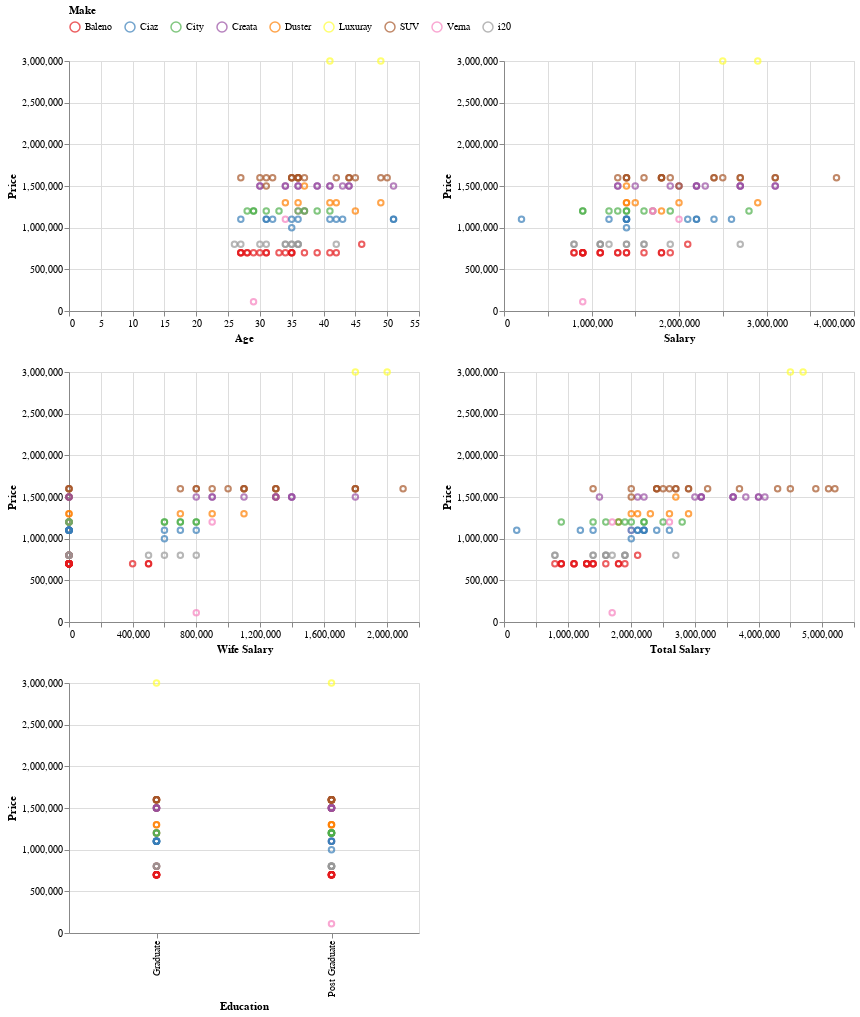

Source (notebook cell):
### Code cell
x1 = alt.X('Age', title='Age')
x2 = alt.X('Salary', title='Salary')
x3 = alt.X('Wife Salary', title='Wife Salary')
x4 = alt.X('Total Salary', title='Total Salary')
x5 = alt.X('Education', title='Education')

# layout for subplots
(base.encode(x=x1) | base.encode(x=x2)) &\
(base.encode(x=x3) | base.encode(x=x4)) &\
(base.encode(x=x5))

### Figure 1 — Vega-Lite specification as saved in the notebook (floating-point values rounded to 4 significant figures)
{"config": {"view": {"continuousWidth": 400, "continuousHeight": 300}}, "vconcat": [{"hconcat": [{"mark": "point", "encoding": {"color": {"condition": {"field": "Make", "legend": {"orient": "top"}, "scale": {"scheme": "set1"}, "type": "nominal", "selection": "selector002"}, "value": "black"}, "tooltip": {"field": "Make", "type": "nominal"}, "x": {"field": "Age", "title": "Age", "type": "quantitative"}, "y": {"field": "Price", "title": "Price", "type": "quantitative"}}, "height": 250, "selection": {"selector002": {"type": "interval", "resolve": "global"}}, "width": 350}, {"mark": "point", "encoding": {"color": {"condition": {"field": "Make", "legend": {"orient": "top"}, "scale": {"scheme": "set1"}, "type": "nominal", "selection": "selector002"}, "value": "black"}, "tooltip": {"field": "Make", "type": "nominal"}, "x": {"field": "Salary", "title": "Salary", "type": "quantitative"}, "y": {"field": "Price", "title": "Price", "type": "quantitative"}}, "height": 250, "selection": {"selector002": {"type": "interval", "resolve": "global"}}, "width": 350}]}, {"hconcat": [{"mark": "point", "encoding": {"color": {"condition": {"field": "Make", "legend": {"orient": "top"}, "scale": {"scheme": "set1"}, "type": "nominal", "selection": "selector002"}, "value": "black"}, "tooltip": {"field": "Make", "type": "nominal"}, "x": {"field": "Wife Salary", "title": "Wife Salary", "type": "quantitative"}, "y": {"field": "Price", "title": "Price", "type": "quantitative"}}, "height": 250, "selection": {"selector002": {"type": "interval", "resolve": "global"}}, "width": 350}, {"mark": "point", "encoding": {"color": {"condition": {"field": "Make", "legend": {"orient": "top"}, "scale": {"scheme": "set1"}, "type": "nominal", "selection": "selector002"}, "value": "black"}, "tooltip": {"field": "Make", "type": "nominal"}, "x": {"field": "Total Salary", "title": "Total Salary", "type": "quantitative"}, "y": {"field": "Price", "title": "Price", "type": "quantitative"}}, "height": 250, "selection": {"selector002": {"type": "interval", "resolve": "global"}}, "width": 350}]}, {"mark": "point", "encoding": {"color": {"condition": {"field": "Make", "legend": {"orient": "top"}, "scale": {"scheme": "set1"}, "type": "nominal", "selection": "selector002"}, "value": "black"}, "tooltip": {"field": "Make", "type": "nominal"}, "x": {"field": "Education", "title": "Education", "type": "nominal"}, "y": {"field": "Price", "title": "Price", "type": "quantitative"}}, "height": 250, "selection": {"selector002": {"type": "interval", "resolve": "global"}}, "width": 350}], "data": {"name": "data-0f4fa1c2da9eaa6db786f578a4d00b9c"}, "$schema": "https://vega.github.io/schema/vega-lite/v4.17.0.json", "datasets": {"data-0f4fa1c2da9eaa6db786f578a4d00b9c": [{"Age": 27, "Profession": "Salaried", "Marrital Status": "Single", "Education": "Post Graduate", "No of Dependents": 0, "Personal loan": "Yes", "House Loan": "No", "Wife Working": "No", "Salary": 800000, "Wife Salary": 0, "Total Salary": 800000, "Make": "i20", "Price": 800000}, {"Age": 35, "Profession": "Salaried", "Marrital Status": "Married", "Education": "Post Graduate", "No of Dependents": 2, "Personal loan": "Yes", "House Loan": "Yes", "Wife Working": "Yes", "Salary": 1400000, "Wife Salary": 600000, "Total Salary": 2000000, "Make": "Ciaz", "Price": 1000000}, {"Age": 45, "Profession": "Business", "Marrital Status": "Married", "Education": "Graduate", "No of Dependents": 4, "Personal loan": "Yes", "House Loan": "Yes", "Wife Working": "No", "Salary": 1800000, "Wife Salary": 0, "Total Salary": 1800000, "Make": "Duster", "Price": 1200000}, {"Age": 41, "Profession": "Business", "Marrital Status": "Married", "Education": "Post Graduate", "No of Dependents": 3, "Personal loan": "No", "House Loan": "No", "Wife Working": "Yes", "Salary": 1600000, "Wife Salary": 600000, "Total Salary": 2200000, "Make": "City", "Price": 1200000}, {"Age": 31, "Profession": "Salaried", "Marrital Status": "Married", "Education": "Post Graduate", "No of Dependents": 2, "Personal loan": "Yes", "House Loan": "No", "Wife Working": "Yes", "Salary": 1800000, "Wife Salary": 800000, "Total Salary": 2600000, "Make": "SUV", "Price": 1600000}, {"Age": 28, "Profession": "Salaried", "Marrital Status": "Married", "Education": "Graduate", "No of Dependents": 3, "Personal loan": "Yes", "House Loan": "Yes", "Wife Working": "No", "Salary": 900000, "Wife Salary": 0, "Total Salary": 900000, "Make": "Baleno", "Price": 700000}, {"Age": 31, "Profession": "Salaried", "Marrital Status": "Married", "Education": "Graduate", "No of Dependents": 4, "Personal loan": "No", "House Loan": "No", "Wife Working": "Yes", "Salary": 1200000, "Wife Salary": 600000, "Total Salary": 1800000, "Make": "City", "Price": 1200000}, {"Age": 33, "Profession": "Business", "Marrital Status": "Married", "Education": "Post Graduate", "No of Dependents": 4, "Personal loan": "No", "House Loan": "No", "Wife Working": "No", "Salary": 1400000, "Wife Salary": 0, "Total Salary": 1400000, "Make": "Baleno", "Price": 700000}, {"Age": 34, "Profession": "Business", "Marrital Status": "Married", "Education": "Post Graduate", "No of Dependents": 4, "Personal loan": "No", "House Loan": "No", "Wife Working": "No", "Salary": 2000000, "Wife Salary": 0, "Total Salary": 2000000, "Make": "Verna", "Price": 1100000}, {"Age": 34, "Profession": "Salaried", "Marrital Status": "Married", "Education": "Graduate", "No of Dependents": 3, "Personal loan": "Yes", "House Loan": "Yes", "Wife Working": "Yes", "Salary": 1200000, "Wife Salary": 700000, "Total Salary": 1900000, "Make": "i20", "Price": 800000}, {"Age": 35, "Profession": "Salaried", "Marrital Status": "Married", "Education": "Post Graduate", "No of Dependents": 4, "Personal loan": "No", "House Loan": "No", "Wife Working": "Yes", "Salary": 1300000, "Wife Salary": 700000, "Total Salary": 2000000, "Make": "SUV", "Price": 1600000}, {"Age": 35, "Profession": "Salaried", "Marrital Status": "Married", "Education": "Graduate", "No of Dependents": 4, "Personal loan": "Yes", "House Loan": "Yes", "Wife Working": "No", "Salary": 1400000, "Wife Salary": 0, "Total Salary": 1400000, "Make": "Baleno", "Price": 700000}, {"Age": 29, "Profession": "Salaried", "Marrital Status": "Married", "Education": "Post Graduate", "No of Dependents": 0, "Personal loan": "No", "House Loan": "No", "Wife Working": "Yes", "Salary": 900000, "Wife Salary": 800000, "Total Salary": 1700000, "Make": "Verna", "Price": 110000}, {"Age": 30, "Profession": "Business", "Marrital Status": "Single", "Education": "Post Graduate", "No of Dependents": 2, "Personal loan": "Yes", "House Loan": "No", "Wife Working": "No", "Salary": 1400000, "Wife Salary": 0, "Total Salary": 1400000, "Make": "i20", "Price": 800000}, {"Age": 31, "Profession": "Business", "Marrital Status": "Married", "Education": "Graduate", "No of Dependents": 3, "Personal loan": "Yes", "House Loan": "Yes", "Wife Working": "Yes", "Salary": 900000, "Wife Salary": 400000, "Total Salary": 1300000, "Make": "Baleno", "Price": 700000}, {"Age": 49, "Profession": "Salaried", "Marrital Status": "Married", "Education": "Post Graduate", "No of Dependents": 4, "Personal loan": "No", "House Loan": "No", "Wife Working": "Yes", "Salary": 2500000, "Wife Salary": 2000000, "Total Salary": 4500000, "Make": "Luxuray", "Price": 3000000}, {"Age": 26, "Profession": "Salaried", "Marrital Status": "Single", "Education": "Post Graduate", "No of Dependents": 0, "Personal loan": "No", "House Loan": "No", "Wife Working": "No", "Salary": 800000, "Wife Salary": 0, "Total Salary": 800000, "Make": "i20", "Price": 800000}, {"Age": 27, "Profession": "Salaried", "Marrital Status": "Single", "Education": "Graduate", "No of Dependents": 0, "Personal loan": "Yes", "House Loan": "No", "Wife Working": "Yes", "Salary": 800000, "Wife Salary": 0, "Total Salary": 800000, "Make": "Baleno", "Price": 700000}, {"Age": 29, "Profession": "Salaried", "Marrital Status": "Single", "Education": "Post Graduate", "No of Dependents": 2, "Personal loan": "No", "House Loan": "No", "Wife Working": "No", "Salary": 900000, "Wife Salary": 0, "Total Salary": 900000, "Make": "City", "Price": 1200000}, {"Age": 30, "Profession": "Salaried", "Marrital Status": "Married", "Education": "Graduate", "No of Dependents": 0, "Personal loan": "No", "House Loan": "No", "Wife Working": "Yes", "Salary": 800000, "Wife Salary": 500000, "Total Salary": 1300000, "Make": "Baleno", "Price": 700000}, {"Age": 37, "Profession": "Salaried", "Marrital Status": "Married", "Education": "Post Graduate", "No of Dependents": 3, "Personal loan": "No", "House Loan": "Yes", "Wife Working": "Yes", "Salary": 1700000, "Wife Salary": 800000, "Total Salary": 2500000, "Make": "City", "Price": 1200000}, {"Age": 35, "Profession": "Business", "Marrital Status": "Married", "Education": "Graduate", "No of Dependents": 3, "Personal loan": "No", "House Loan": "Yes", "Wife Working": "Yes", "Salary": 1100000, "Wife Salary": 800000, "Total Salary": 1900000, "Make": "i20", "Price": 800000}, {"Age": 36, "Profession": "Business", "Marrital Status": "Married", "Education": "Graduate", "No of Dependents": 3, "Personal loan": "No", "House Loan": "No", "Wife Working": "Yes", "Salary": 1400000, "Wife Salary": 1000000, "Total Salary": 2400000, "Make": "SUV", "Price": 1600000}, {"Age": 35, "Profession": "Business", "Marrital Status": "Married", "Education": "Post Graduate", "No of Dependents": 4, "Personal loan": "No", "House Loan": "No", "Wife Working": "Yes", "Salary": 900000, "Wife Salary": 500000, "Total Salary": 1400000, "Make": "Baleno", "Price": 700000}, {"Age": 35, "Profession": "Salaried", "Marrital Status": "Married", "Education": "Graduate", "No of Dependents": 3, "Personal loan": "Yes", "House Loan": "No", "Wife Working": "Yes", "Salary": 1400000, "Wife Salary": 600000, "Total Salary": 2000000, "Make": "Ciaz", "Price": 1100000}, {"Age": 35, "Profession": "Salaried", "Marrital Status": "Married", "Education": "Graduate", "No of Dependents": 2, "Personal loan": "No", "House Loan": "No", "Wife Working": "Yes", "Salary": 1800000, "Wife Salary": 1100000, "Total Salary": 2900000, "Make": "SUV", "Price": 1600000}, {"Age": 35, "Profession": "Salaried", "Marrital Status": "Married", "Education": "Post Graduate", "No of Dependents": 4, "Personal loan": "Yes", "House Loan": "Yes", "Wife Working": "No", "Salary": 1300000, "Wife Salary": 0, "Total Salary": 1300000, "Make": "Baleno", "Price": 700000}, {"Age": 36, "Profession": "Business", "Marrital Status": "Married", "Education": "Graduate", "No of Dependents": 3, "Personal loan": "No", "House Loan": "No", "Wife Working": "No", "Salary": 1600000, "Wife Salary": 0, "Total Salary": 1600000, "Make": "i20", "Price": 800000}, {"Age": 36, "Profession": "Salaried", "Marrital Status": "Married", "Education": "Post Graduate", "No of Dependents": 3, "Personal loan": "Yes", "House Loan": "Yes", "Wife Working": "Yes", "Salary": 1700000, "Wife Salary": 900000, "Total Salary": 2600000, "Make": "Verna", "Price": 1200000}, {"Age": 36, "Profession": "Salaried", "Marrital Status": "Married", "Education": "Post Graduate", "No of Dependents": 2, "Personal loan": "No", "House Loan": "No", "Wife Working": "Yes", "Salary": 1800000, "Wife Salary": 900000, "Total Salary": 2700000, "Make": "SUV", "Price": 1600000}, {"Age": 41, "Profession": "Business", "Marrital Status": "Married", "Education": "Graduate", "No of Dependents": 3, "Personal loan": "No", "House Loan": "No", "Wife Working": "No", "Salary": 1100000, "Wife Salary": 0, "Total Salary": 1100000, "Make": "Baleno", "Price": 700000}, {"Age": 41, "Profession": "Salaried", "Marrital Status": "Married", "Education": "Graduate", "No of Dependents": 3, "Personal loan": "No", "House Loan": "No", "Wife Working": "Yes", "Salary": 1400000, "Wife Salary": 700000, "Total Salary": 2100000, "Make": "Duster", "Price": 1300000}, {"Age": 41, "Profession": "Salaried", "Marrital Status": "Married", "Education": "Post Graduate", "No of Dependents": 4, "Personal loan": "No", "House Loan": "Yes", "Wife Working": "Yes", "Salary": 1900000, "Wife Salary": 1100000, "Total Salary": 3000000, "Make": "Creata", "Price": 1500000}, {"Age": 43, "Profession": "Business", "Marrital Status": "Married", "Education": "Graduate", "No of Dependents": 3, "Personal loan": "No", "House Loan": "No", "Wife Working": "Yes", "Salary": 1300000, "Wife Salary": 900000, "Total Salary": 2200000, "Make": "Creata", "Price": 1500000}, {"Age": 42, "Profession": "Salaried", "Marrital Status": "Married", "Education": "Graduate", "No of Dependents": 4, "Personal loan": "Yes", "House Loan": "Yes", "Wife Working": "No", "Salary": 2100000, "Wife Salary": 0, "Total Salary": 2100000, "Make": "Ciaz", "Price": 1100000}, {"Age": 42, "Profession": "Salaried", "Marrital Status": "Married", "Education": "Post Graduate", "No of Dependents": 3, "Personal loan": "No", "House Loan": "No", "Wife Working": "Yes", "Salary": 2400000, "Wife Salary": 1300000, "Total Salary": 3700000, "Make": "SUV", "Price": 1600000}, {"Age": 29, "Profession": "Business", "Marrital Status": "Married", "Education": "Post Graduate", "No of Dependents": 0, "Personal loan": "No", "House Loan": "No", "Wife Working": "Yes", "Salary": 900000, "Wife Salary": 700000, "Total Salary": 1600000, "Make": "City", "Price": 1200000}, {"Age": 30, "Profession": "Salaried", "Marrital Status": "Married", "Education": "Post Graduate", "No of Dependents": 0, "Personal loan": "No", "House Loan": "No", "Wife Working": "Yes", "Salary": 1300000, "Wife Salary": 800000, "Total Salary": 2100000, "Make": "Creata", "Price": 1500000}, {"Age": 30, "Profession": "Business", "Marrital Status": "Single", "Education": "Post Graduate", "No of Dependents": 0, "Personal loan": "No", "House Loan": "No", "Wife Working": "No", "Salary": 1400000, "Wife Salary": 0, "Total Salary": 1400000, "Make": "SUV", "Price": 1600000}, {"Age": 31, "Profession": "Salaried", "Marrital Status": "Married", "Education": "Graduate", "No of Dependents": 0, "Personal loan": "No", "House Loan": "No", "Wife Working": "Yes", "Salary": 1400000, "Wife Salary": 800000, "Total Salary": 2200000, "Make": "Ciaz", "Price": 1100000}, {"Age": 31, "Profession": "Business", "Marrital Status": "Married", "Education": "Post Graduate", "No of Dependents": 3, "Personal loan": "Yes", "House Loan": "Yes", "Wife Working": "Yes", "Salary": 1100000, "Wife Salary": 600000, "Total Salary": 1700000, "Make": "i20", "Price": 800000}, {"Age": 32, "Profession": "Business", "Marrital Status": "Married", "Education": "Post Graduate", "No of Dependents": 0, "Personal loan": "No", "House Loan": "No", "Wife Working": "No", "Salary": 1400000, "Wife Salary": 0, "Total Salary": 1400000, "Make": "Ciaz", "Price": 1100000}, {"Age": 32, "Profession": "Salaried", "Marrital Status": "Married", "Education": "Graduate", "No of Dependents": 0, "Personal loan": "No", "House Loan": "No", "Wife Working": "Yes", "Salary": 1600000, "Wife Salary": 800000, "Total Salary": 2400000, "Make": "SUV", "Price": 1600000}, {"Age": 34, "Profession": "Salaried", "Marrital Status": "Married", "Education": "Post Graduate", "No of Dependents": 3, "Personal loan": "No", "House Loan": "No", "Wife Working": "Yes", "Salary": 1400000, "Wife Salary": 900000, "Total Salary": 2300000, "Make": "Duster", "Price": 1300000}, {"Age": 34, "Profession": "Salaried", "Marrital Status": "Married", "Education": "Post Graduate", "No of Dependents": 2, "Personal loan": "Yes", "House Loan": "Yes", "Wife Working": "No", "Salary": 1600000, "Wife Salary": 0, "Total Salary": 1600000, "Make": "i20", "Price": 800000}, {"Age": 34, "Profession": "Salaried", "Marrital Status": "Married", "Education": "Graduate", "No of Dependents": 3, "Personal loan": "No", "House Loan": "Yes", "Wife Working": "Yes", "Salary": 2200000, "Wife Salary": 1400000, "Total Salary": 3600000, "Make": "Creata", "Price": 1500000}, {"Age": 36, "Profession": "Business", "Marrital Status": "Married", "Education": "Graduate", "No of Dependents": 4, "Personal loan": "No", "House Loan": "No", "Wife Working": "No", "Salary": 200000, "Wife Salary": 0, "Total Salary": 200000, "Make": "Ciaz", "Price": 1100000}, {"Age": 36, "Profession": "Business", "Marrital Status": "Married", "Education": "Graduate", "No of Dependents": 2, "Personal loan": "No", "House Loan": "Yes", "Wife Working": "Yes", "Salary": 1500000, "Wife Salary": 1100000, "Total Salary": 2600000, "Make": "Duster", "Price": 1300000}, {"Age": 36, "Profession": "Salaried", "Marrital Status": "Married", "Education": "Post Graduate", "No of Dependents": 2, "Personal loan": "No", "House Loan": "Yes", "Wife Working": "Yes", "Salary": 1100000, "Wife Salary": 500000, "Total Salary": 1600000, "Make": "i20", "Price": 800000}, {"Age": 36, "Profession": "Salaried", "Marrital Status": "Married", "Education": "Graduate", "No of Dependents": 3, "Personal loan": "Yes", "House Loan": "No", "Wife Working": "Yes", "Salary": 2200000, "Wife Salary": 900000, "Total Salary": 3100000, "Make": "Creata", "Price": 1500000}, {"Age": 49, "Profession": "Business", "Marrital Status": "Married", "Education": "Post Graduate", "No of Dependents": 4, "Personal loan": "No", "House Loan": "No", "Wife Working": "No", "Salary": 2000000, "Wife Salary": 0, "Total Salary": 2000000, "Make": "Duster", "Price": 1300000}, {"Age": 49, "Profession": "Salaried", "Marrital Status": "Married", "Education": "Post Graduate", "No of Dependents": 3, "Personal loan": "No", "House Loan": "No", "Wife Working": "Yes", "Salary": 2500000, "Wife Salary": 1800000, "Total Salary": 4300000, "Make": "SUV", "Price": 1600000}, {"Age": 44, "Profession": "Salaried", "Marrital Status": "Married", "Education": "Post Graduate", "No of Dependents": 4, "Personal loan": "No", "House Loan": "No", "Wife Working": "No", "Salary": 2700000, "Wife Salary": 0, "Total Salary": 2700000, "Make": "SUV", "Price": 1600000}, {"Age": 44, "Profession": "Business", "Marrital Status": "Married", "Education": "Post Graduate", "No of Dependents": 3, "Personal loan": "No", "House Loan": "No", "Wife Working": "Yes", "Salary": 2000000, "Wife Salary": 1800000, "Total Salary": 3800000, "Make": "Creata", "Price": 1500000}, {"Age": 41, "Profession": "Salaried", "Marrital Status": "Married", "Education": "Graduate", "No of Dependents": 2, "Personal loan": "No", "House Loan": "No", "Wife Working": "Yes", "Salary": 2900000, "Wife Salary": 1800000, "Total Salary": 4700000, "Make": "Luxuray", "Price": 3000000}, {"Age": 41, "Profession": "Salaried", "Marrital Status": "Married", "Education": "Post Graduate", "No of Dependents": 3, "Personal loan": "Yes", "House Loan": "Yes", "Wife Working": "No", "Salary": 3100000, "Wife Salary": 0, "Total Salary": 3100000, "Make": "Creata", "Price": 1500000}, {"Age": 41, "Profession": "Salaried", "Marrital Status": "Married", "Education": "Graduate", "No of Dependents": 3, "Personal loan": "No", "House Loan": "No", "Wife Working": "No", "Salary": 2600000, "Wife Salary": 0, "Total Salary": 2600000, "Make": "Ciaz", "Price": 1100000}, {"Age": 27, "Profession": "Salaried", "Marrital Status": "Single", "Education": "Post Graduate", "No of Dependents": 0, "Personal loan": "No", "House Loan": "No", "Wife Working": "No", "Salary": 1100000, "Wife Salary": 0, "Total Salary": 1100000, "Make": "Baleno", "Price": 700000}, {"Age": 27, "Profession": "Business", "Marrital Status": "Single", "Education": "Graduate", "No of Dependents": 0, "Personal loan": "No", "House Loan": "No", "Wife Working": "No", "Salary": 1200000, "Wife Salary": 0, "Total Salary": 1200000, "Make": "Ciaz", "Price": 1100000}, {"Age": 28, "Profession": "Salaried", "Marrital Status": "Single", "Education": "Graduate", "No of Dependents": 0, "Personal loan": "Yes", "House Loan": "No", "Wife Working": "No", "Salary": 900000, "Wife Salary": 0, "Total Salary": 900000, "Make": "Baleno", "Price": 700000}, {"Age": 28, "Profession": "Salaried", "Marrital Status": "Single", "Education": "Post Graduate", "No of Dependents": 0, "Personal loan": "No", "House Loan": "No", "Wife Working": "No", "Salary": 1400000, "Wife Salary": 0, "Total Salary": 1400000, "Make": "City", "Price": 1200000}, {"Age": 30, "Profession": "Salaried", "Marrital Status": "Single", "Education": "Post Graduate", "No of Dependents": 0, "Personal loan": "No", "House Loan": "No", "Wife Working": "No", "Salary": 1500000, "Wife Salary": 0, "Total Salary": 1500000, "Make": "Creata", "Price": 1500000}, {"Age": 31, "Profession": "Business", "Marrital Status": "Single", "Education": "Graduate", "No of Dependents": 0, "Personal loan": "No", "House Loan": "No", "Wife Working": "No", "Salary": 2000000, "Wife Salary": 0, "Total Salary": 2000000, "Make": "SUV", "Price": 1500000}, {"Age": 31, "Profession": "Salaried", "Marrital Status": "Married", "Education": "Post Graduate", "No of Dependents": 3, "Personal loan": "Yes", "House Loan": "Yes", "Wife Working": "No", "Salary": 1800000, "Wife Salary": 0, "Total Salary": 1800000, "Make": "Baleno", "Price": 700000}, {"Age": 31, "Profession": "Salaried", "Marrital Status": "Married", "Education": "Graduate", "No of Dependents": 2, "Personal loan": "No", "House Loan": "Yes", "Wife Working": "Yes", "Salary": 1400000, "Wife Salary": 700000, "Total Salary": 2100000, "Make": "Ciaz", "Price": 1100000}, {"Age": 39, "Profession": "Business", "Marrital Status": "Married", "Education": "Post Graduate", "No of Dependents": 3, "Personal loan": "No", "House Loan": "No", "Wife Working": "No", "Salary": 1600000, "Wife Salary": 0, "Total Salary": 1600000, "Make": "Baleno", "Price": 700000}, {"Age": 39, "Profession": "Business", "Marrital Status": "Married", "Education": "Graduate", "No of Dependents": 2, "Personal loan": "Yes", "House Loan": "Yes", "Wife Working": "Yes", "Salary": 2200000, "Wife Salary": 1400000, "Total Salary": 3600000, "Make": "Creata", "Price": 1500000}, {"Age": 39, "Profession": "Salaried", "Marrital Status": "Married", "Education": "Post Graduate", "No of Dependents": 2, "Personal loan": "No", "House Loan": "No", "Wife Working": "No", "Salary": 1900000, "Wife Salary": 0, "Total Salary": 1900000, "Make": "City", "Price": 1200000}, {"Age": 39, "Profession": "Salaried", "Marrital Status": "Married", "Education": "Post Graduate", "No of Dependents": 2, "Personal loan": "Yes", "House Loan": "Yes", "Wife Working": "Yes", "Salary": 2700000, "Wife Salary": 1300000, "Total Salary": 4000000, "Make": "Creata", "Price": 1500000}, {"Age": 37, "Profession": "Business", "Marrital Status": "Married", "Education": "Graduate", "No of Dependents": 3, "Personal loan": "No", "House Loan": "No", "Wife Working": "No", "Salary": 1700000, "Wife Salary": 0, "Total Salary": 1700000, "Make": "Verna", "Price": 1200000}, {"Age": 37, "Profession": "Business", "Marrital Status": "Married", "Education": "Post Graduate", "No of Dependents": 2, "Personal loan": "No", "House Loan": "No", "Wife Working": "Yes", "Salary": 1400000, "Wife Salary": 1300000, "Total Salary": 2700000, "Make": "Duster", "Price": 1500000}, {"Age": 37, "Profession": "Salaried", "Marrital Status": "Married", "Education": "Post Graduate", "No of Dependents": 2, "Personal loan": "No", "House Loan": "Yes", "Wife Working": "Yes", "Salary": 1900000, "Wife Salary": 1300000, "Total Salary": 3200000, "Make": "SUV", "Price": 1600000}, {"Age": 37, "Profession": "Salaried", "Marrital Status": "Married", "Education": "Graduate", "No of Dependents": 2, "Personal loan": "No", "House Loan": "No", "Wife Working": "No", "Salary": 1300000, "Wife Salary": 0, "Total Salary": 1300000, "Make": "Baleno", "Price": 700000}, {"Age": 35, "Profession": "Salaried", "Marrital Status": "Married", "Education": "Post Graduate", "No of Dependents": 0, "Personal loan": "No", "House Loan": "No", "Wife Working": "Yes", "Salary": 1400000, "Wife Salary": 1100000, "Total Salary": 2500000, "Make": "SUV", "Price": 1600000}, {"Age": 36, "Profession": "Business", "Marrital Status": "Married", "Education": "Graduate", "No of Dependents": 0, "Personal loan": "No", "House Loan": "No", "Wife Working": "Yes", "Salary": 1300000, "Wife Salary": 700000, "Total Salary": 2000000, "Make": "City", "Price": 1200000}, {"Age": 36, "Profession": "Salaried", "Marrital Status": "Married", "Education": "Post Graduate", "No of Dependents": 2, "Personal loan": "No", "House Loan": "No", "Wife Working": "Yes", "Salary": 2300000, "Wife Salary": 1300000, "Total Salary": 3600000, "Make": "Creata", "Price": 1500000}, {"Age": 36, "Profession": "Business", "Marrital Status": "Married", "Education": "Post Graduate", "No of Dependents": 2, "Personal loan": "Yes", "House Loan": "Yes", "Wife Working": "No", "Salary": 1900000, "Wife Salary": 0, "Total Salary": 1900000, "Make": "i20", "Price": 800000}, {"Age": 36, "Profession": "Business", "Marrital Status": "Married", "Education": "Graduate", "No of Dependents": 3, "Personal loan": "No", "House Loan": "Yes", "Wife Working": "Yes", "Salary": 1800000, "Wife Salary": 1100000, "Total Salary": 2900000, "Make": "SUV", "Price": 1600000}, {"Age": 44, "Profession": "Salaried", "Marrital Status": "Married", "Education": "Post Graduate", "No of Dependents": 3, "Personal loan": "No", "House Loan": "No", "Wife Working": "No", "Salary": 3100000, "Wife Salary": 0, "Total Salary": 3100000, "Make": "Creata", "Price": 1500000}, {"Age": 45, "Profession": "Salaried", "Marrital Status": "Married", "Education": "Post Graduate", "No of Dependents": 2, "Personal loan": "No", "House Loan": "Yes", "Wife Working": "Yes", "Salary": 2700000, "Wife Salary": 1800000, "Total Salary": 4500000, "Make": "SUV", "Price": 1600000}, {"Age": 46, "Profession": "Salaried", "Marrital Status": "Married", "Education": "Graduate", "No of Dependents": 3, "Personal loan": "Yes", "House Loan": "Yes", "Wife Working": "No", "Salary": 2100000, "Wife Salary": 0, "Total Salary": 2100000, "Make": "Baleno", "Price": 800000}, {"Age": 44, "Profession": "Business", "Marrital Status": "Married", "Education": "Graduate", "No of Dependents": 2, "Personal loan": "No", "House Loan": "No", "Wife Working": "Yes", "Salary": 3100000, "Wife Salary": 2100000, "Total Salary": 5200000, "Make": "SUV", "Price": 1600000}, {"Age": 43, "Profession": "Salaried", "Marrital Status": "Married", "Education": "Post Graduate", "No of Dependents": 3, "Personal loan": "Yes", "House Loan": "Yes", "Wife Working": "No", "Salary": 2400000, "Wife Salary": 0, "Total Salary": 2400000, "Make": "Ciaz", "Price": 1100000}, {"Age": 42, "Profession": "Salaried", "Marrital Status": "Married", "Education": "Post Graduate", "No of Dependents": 2, "Personal loan": "No", "House Loan": "Yes", "Wife Working": "No", "Salary": 2900000, "Wife Salary": 0, "Total Salary": 2900000, "Make": "Duster", "Price": 1300000}, {"Age": 42, "Profession": "Salaried", "Marrital Status": "Married", "Education": "Graduate", "No of Dependents": 3, "Personal loan": "Yes", "House Loan": "Yes", "Wife Working": "No", "Salary": 2700000, "Wife Salary": 0, "Total Salary": 2700000, "Make": "i20", "Price": 800000}, {"Age": 42, "Profession": "Business", "Marrital Status": "Married", "Education": "Post Graduate", "No of Dependents": 3, "Personal loan": "Yes", "House Loan": "Yes", "Wife Working": "No", "Salary": 1800000, "Wife Salary": 0, "Total Salary": 1800000, "Make": "Baleno", "Price": 700000}, {"Age": 29, "Profession": "Business", "Marrital Status": "Single", "Education": "Graduate", "No of Dependents": 0, "Personal loan": "Yes", "House Loan": "No", "Wife Working": "No", "Salary": 1100000, "Wife Salary": 0, "Total Salary": 1100000, "Make": "Baleno", "Price": 700000}, {"Age": 33, "Profession": "Salaried", "Marrital Status": "Married", "Education": "Post Graduate", "No of Dependents": 2, "Personal loan": "No", "House Loan": "No", "Wife Working": "Yes", "Salary": 1400000, "Wife Salary": 800000, "Total Salary": 2200000, "Make": "City", "Price": 1200000}, {"Age": 34, "Profession": "Salaried", "Marrital Status": "Married", "Education": "Graduate", "No of Dependents": 2, "Personal loan": "No", "House Loan": "Yes", "Wife Working": "Yes", "Salary": 2700000, "Wife Salary": 1400000, "Total Salary": 4100000, "Make": "Creata", "Price": 1500000}, {"Age": 34, "Profession": "Business", "Marrital Status": "Married", "Education": "Post Graduate", "No of Dependents": 3, "Personal loan": "Yes", "House Loan": "Yes", "Wife Working": "No", "Salary": 1900000, "Wife Salary": 0, "Total Salary": 1900000, "Make": "Baleno", "Price": 700000}, {"Age": 35, "Profession": "Salaried", "Marrital Status": "Married", "Education": "Graduate", "No of Dependents": 2, "Personal loan": "No", "House Loan": "No", "Wife Working": "No", "Salary": 1400000, "Wife Salary": 0, "Total Salary": 1400000, "Make": "i20", "Price": 800000}, {"Age": 36, "Profession": "Salaried", "Marrital Status": "Married", "Education": "Post Graduate", "No of Dependents": 3, "Personal loan": "Yes", "House Loan": "Yes", "Wife Working": "Yes", "Salary": 3100000, "Wife Salary": 1800000, "Total Salary": 4900000, "Make": "SUV", "Price": 1600000}, {"Age": 37, "Profession": "Salaried", "Marrital Status": "Married", "Education": "Graduate", "No of Dependents": 2, "Personal loan": "No", "House Loan": "Yes", "Wife Working": "No", "Salary": 2800000, "Wife Salary": 0, "Total Salary": 2800000, "Make": "City", "Price": 1200000}, {"Age": 27, "Profession": "Salaried", "Marrital Status": "Single", "Education": "Post Graduate", "No of Dependents": 0, "Personal loan": "No", "House Loan": "No", "Wife Working": "No", "Salary": 900000, "Wife Salary": 0, "Total Salary": 900000, "Make": "Baleno", "Price": 700000}, {"Age": 27, "Profession": "Business", "Marrital Status": "Single", "Education": "Graduate", "No of Dependents": 0, "Personal loan": "No", "House Loan": "No", "Wife Working": "No", "Salary": 2400000, "Wife Salary": 0, "Total Salary": 2400000, "Make": "SUV", "Price": 1600000}, {"Age": 50, "Profession": "Salaried", "Marrital Status": "Married", "Education": "Post Graduate", "No of Dependents": 3, "Personal loan": "No", "House Loan": "No", "Wife Working": "Yes", "Salary": 3800000, "Wife Salary": 1300000, "Total Salary": 5100000, "Make": "SUV", "Price": 1600000}, {"Age": 51, "Profession": "Business", "Marrital Status": "Married", "Education": "Graduate", "No of Dependents": 2, "Personal loan": "Yes", "House Loan": "Yes", "Wife Working": "No", "Salary": 2200000, "Wife Salary": 0, "Total Salary": 2200000, "Make": "Ciaz", "Price": 1100000}, {"Age": 51, "Profession": "Salaried", "Marrital Status": "Married", "Education": "Post Graduate", "No of Dependents": 2, "Personal loan": "No", "House Loan": "No", "Wife Working": "Yes", "Salary": 2700000, "Wife Salary": 1300000, "Total Salary": 4000000, "Make": "Creata", "Price": 1500000}, {"Age": 51, "Profession": "Salaried", "Marrital Status": "Married", "Education": "Post Graduate", "No of Dependents": 2, "Personal loan": "Yes", "House Loan": "Yes", "Wife Working": "No", "Salary": 2200000, "Wife Salary": 0, "Total Salary": 2200000, "Make": "Ciaz", "Price": 1100000}]}}
